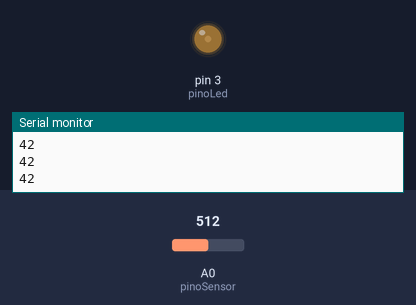
Recording of a sketch running on a simulated Arduino Uno, built with avr-gcc and run on an emulated ATmega328P. On the bench: output pins drawn as LEDs (lit = HIGH), the last lines printed to the serial monitor. The inputs (shaded band) are chosen by the test bench; at power-on: A0 (pinoSensor) = 512.

Above: at 1.2 s.
1.3 s: A0 (pinoSensor) set to 716
At 1.7 s:
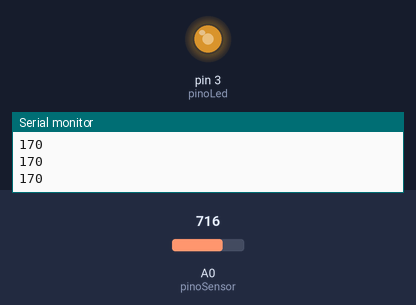
2.8 s: A0 (pinoSensor) set to 1023
At 4.0 s:
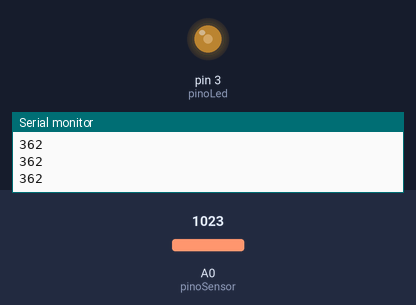
4.3 s: A0 (pinoSensor) set to 511
At 5.4 s:
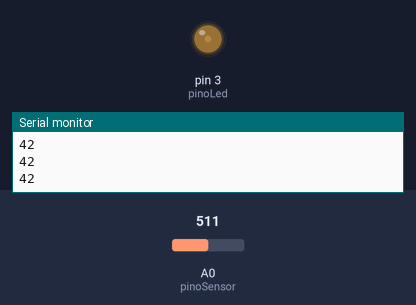
Timing chart, 0 to 7.3 s (numbered marks = the images above; inputs shaded):
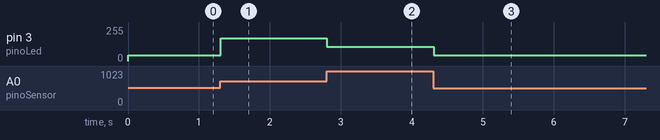

Measured:
- after the input at 1.3 s, pin 3 (pinoLed): 42/255 → 170/255 at once
- after the input at 2.8 s, pin 3 (pinoLed): 170/255 → 106/255 at once
- after the input at 4.3 s, pin 3 (pinoLed): 106/255 → 42/255 at once

The sketch:

class2.ino
```cpp
int sinalPhoto = 0;
int pinoSensor = A0;
int pinoLed = 3;
int sinalLed = 0;
int luminosidade = 0;
int adapt = 0;

void setup() {
  Serial.begin(9600);
}

void loop() {
  sinalPhoto = analogRead(pinoSensor);
  luminosidade = map(sinalPhoto, 0, 1023, 0, 255);
  adapt = map(luminosidade, 110, 212, 0, 255);
  Serial.println(adapt, DEC);
  if (adapt < 0) {

  } else {
    analogWrite(pinoLed, adapt);
  }
  delay(10);
}
```
